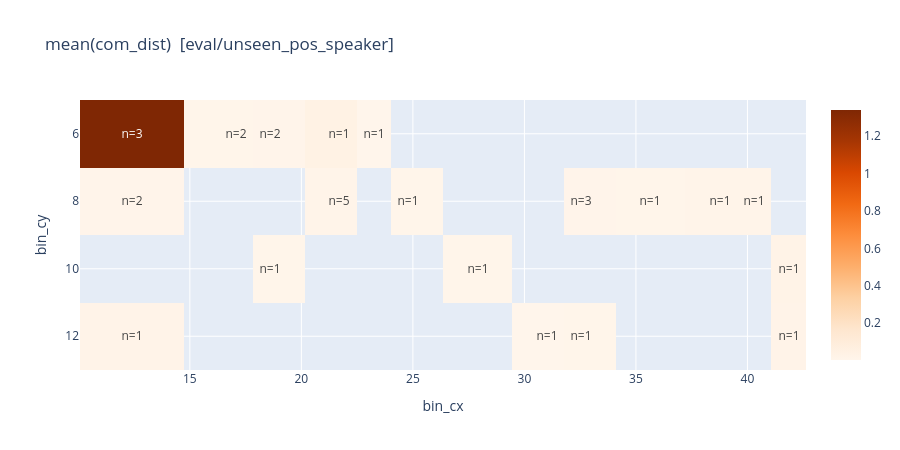
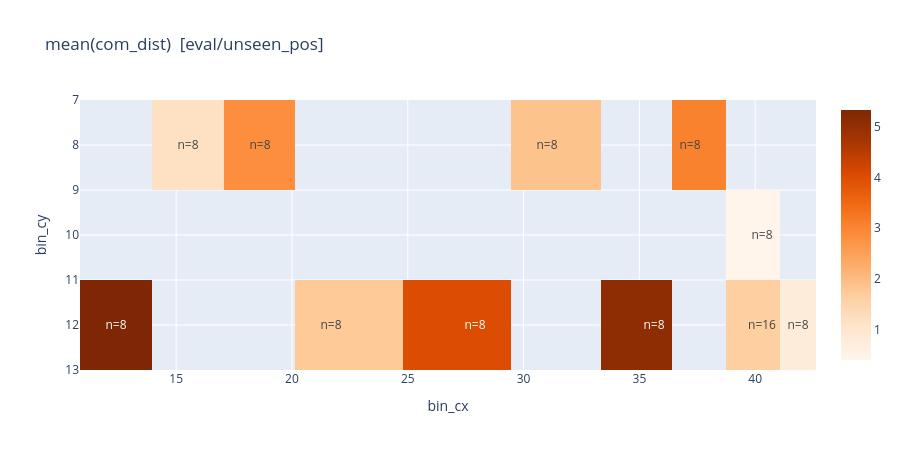
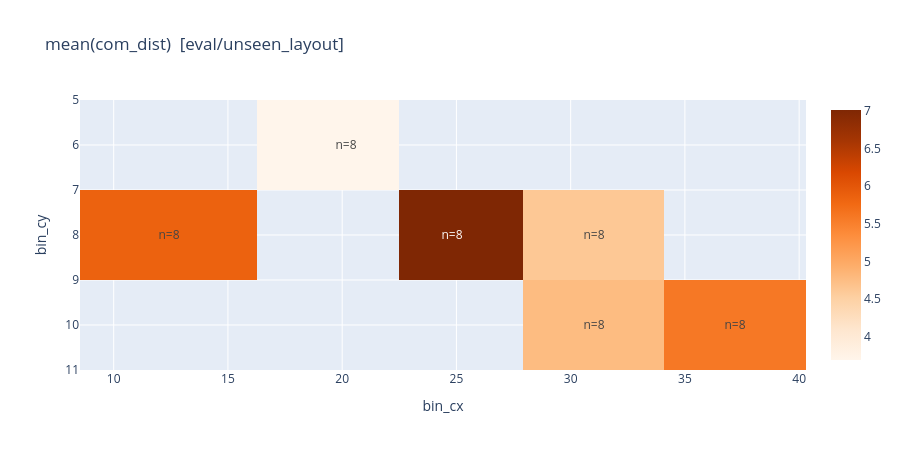

Notebook code cell kept with these figures, in order:
### Code cell
if 'com_dist' in df.columns:
    for split in SPLITS:
        if split == 'train': continue
        plot_com_error_heatmap(df, split=split)
else:
    print('No inference run loaded — com_dist unavailable in dataset-only mode.')

### Figure 1 — Plotly figure (JSON) as saved in the notebook; plotly's stock layout.template omitted (floating-point values rounded to 4 significant figures)
{"data": [{"colorscale": [[0, "rgb(255,245,235)"], [0.125, "rgb(254,230,206)"], [0.25, "rgb(253,208,162)"], [0.375, "rgb(253,174,107)"], [0.5, "rgb(253,141,60)"], [0.625, "rgb(241,105,19)"], [0.75, "rgb(217,72,1)"], [0.875, "rgb(166,54,3)"], [1, "rgb(127,39,4)"]], "text": [["n=3", "n=2", "n=2", "n=1", "n=1", "", "", "", "", "", "", "", ""], ["n=2", "", "", "n=5", "", "n=1", "", "", "n=3", "n=1", "n=1", "n=1", ""], ["", "", "n=1", "", "", "", "n=1", "", "", "", "", "", "n=1"], ["n=1", "", "", "", "", "", "", "n=1", "n=1", "", "", "", "n=1"]], "texttemplate": "%{text}", "type": "heatmap", "x": [12.4, 17.05, 18.6, 21.7, 23.25, 24.8, 27.9, 31, 32.55, 35.65, 38.75, 40.3, 41.85], "y": [6, 8, 10, 12], "z": [[1.34, 0.00599, 0.008444, 0.04031, 0.004372, NaN, NaN, NaN, NaN, NaN, NaN, NaN, NaN], [0.01061, NaN, NaN, 0.01139, NaN, 0.005229, NaN, NaN, 0.007952, 0.005748, 0.01655, 0.01414, NaN], [NaN, NaN, 0.005693, NaN, NaN, NaN, 0.006557, NaN, NaN, NaN, NaN, NaN, 0.02452], [0.02193, NaN, NaN, NaN, NaN, NaN, NaN, 0.002196, 0.006014, NaN, NaN, NaN, 0.01918]]}], "layout": {"height": 450, "title": {"text": "mean(com_dist)  [eval/unseen_pos_speaker]"}, "xaxis": {"title": {"text": "bin_cx"}}, "yaxis": {"autorange": "reversed", "title": {"text": "bin_cy"}}}}

### Figure 2 — Plotly figure (JSON) as saved in the notebook; plotly's stock layout.template omitted (floating-point values rounded to 4 significant figures)
{"data": [{"colorscale": [[0, "rgb(255,245,235)"], [0.125, "rgb(254,230,206)"], [0.25, "rgb(253,208,162)"], [0.375, "rgb(253,174,107)"], [0.5, "rgb(253,141,60)"], [0.625, "rgb(241,105,19)"], [0.75, "rgb(217,72,1)"], [0.875, "rgb(166,54,3)"], [1, "rgb(127,39,4)"]], "text": [["", "n=8", "n=8", "", "", "n=8", "", "n=8", "", ""], ["", "", "", "", "", "", "", "", "n=8", ""], ["n=8", "", "", "n=8", "n=8", "", "n=8", "", "n=16", "n=8"]], "texttemplate": "%{text}", "type": "heatmap", "x": [12.4, 15.5, 18.6, 21.7, 27.9, 31, 35.65, 37.2, 40.3, 41.85], "y": [8, 10, 12], "z": [[NaN, 1.175, 2.84, NaN, NaN, 1.871, NaN, 3.059, NaN, NaN], [NaN, NaN, NaN, NaN, NaN, NaN, NaN, NaN, 0.3999, NaN], [5.33, NaN, NaN, 1.749, 4.024, NaN, 5.086, NaN, 1.644, 0.7539]]}], "layout": {"height": 450, "title": {"text": "mean(com_dist)  [eval/unseen_pos]"}, "xaxis": {"title": {"text": "bin_cx"}}, "yaxis": {"autorange": "reversed", "title": {"text": "bin_cy"}}}}

### Figure 3 — Plotly figure (JSON) as saved in the notebook; plotly's stock layout.template omitted (floating-point values rounded to 4 significant figures)
{"data": [{"colorscale": [[0, "rgb(255,245,235)"], [0.125, "rgb(254,230,206)"], [0.25, "rgb(253,208,162)"], [0.375, "rgb(253,174,107)"], [0.5, "rgb(253,141,60)"], [0.625, "rgb(241,105,19)"], [0.75, "rgb(217,72,1)"], [0.875, "rgb(166,54,3)"], [1, "rgb(127,39,4)"]], "text": [["", "n=8", "", "", ""], ["n=8", "", "n=8", "n=8", ""], ["", "", "", "n=8", "n=8"]], "texttemplate": "%{text}", "type": "heatmap", "x": [12.4, 20.15, 24.8, 31, 37.2], "y": [6, 8, 10], "z": [[NaN, 3.688, NaN, NaN, NaN], [5.852, NaN, 7.013, 4.618, NaN], [NaN, NaN, NaN, 4.768, 5.587]]}], "layout": {"height": 450, "title": {"text": "mean(com_dist)  [eval/unseen_layout]"}, "xaxis": {"title": {"text": "bin_cx"}}, "yaxis": {"autorange": "reversed", "title": {"text": "bin_cy"}}}}
